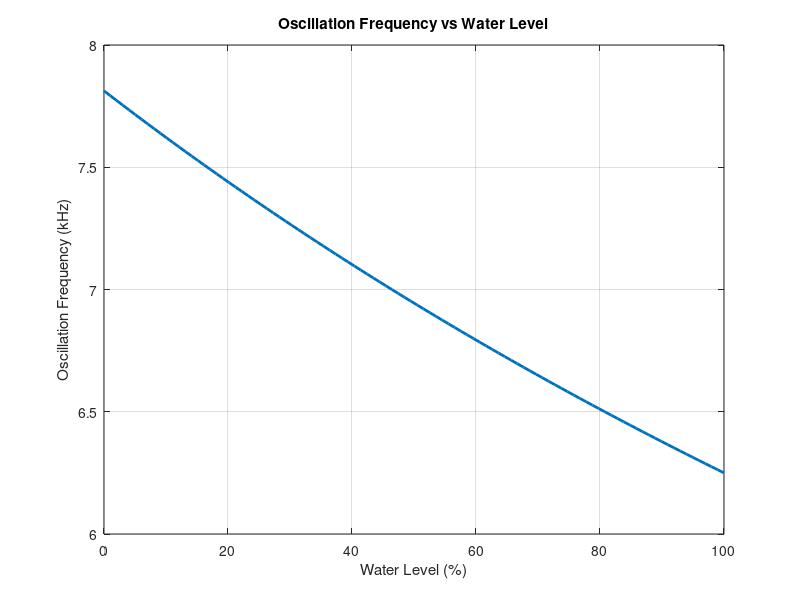

Recreate this plot in MATLAB.
clear
clc
close all

%% --- Circuit Parameters ---
Vplus = 5;          % Op-amp supply (V)
v1 = 2.5;           % reference voltage (V)

R2 = 2e3;           % 2 kOhm
R3 = 10e3;          % 10 kOhm
R1 = 10e3;          % Choose one R1 for this simulation

% Hysteresis band
deltaV = 2*(R2/R3)*Vplus;

%% --- Water tank model ---
tank_height = 1;              % normalized height (0–1)

water_level = linspace(0,1,100);   % 0% to 100% full

%% --- Capacitance vs water level ---
% Assume capacitance varies between these values

C_empty = 8e-9;       % 8 nF (tank empty)
C_full  = 10e-9;      % 10 nF (tank full)

C = C_empty + (C_full - C_empty).*water_level;

%% --- Oscillation frequency ---
f = (Vplus - v1) ./ (2*deltaV*R1.*C);

%% --- Plot frequency vs water level ---
figure
plot(water_level*100 , f/1000,'LineWidth',2)

grid on
xlabel('Water Level (%)')
ylabel('Oscillation Frequency (kHz)')
title('Oscillation Frequency vs Water Level')

%% --- Display some values
disp('Water Level (%)   Capacitance (nF)   Frequency (kHz)')
disp([water_level(1:10:end)'*100   C(1:10:end)'*1e9   f(1:10:end)'/1000])
